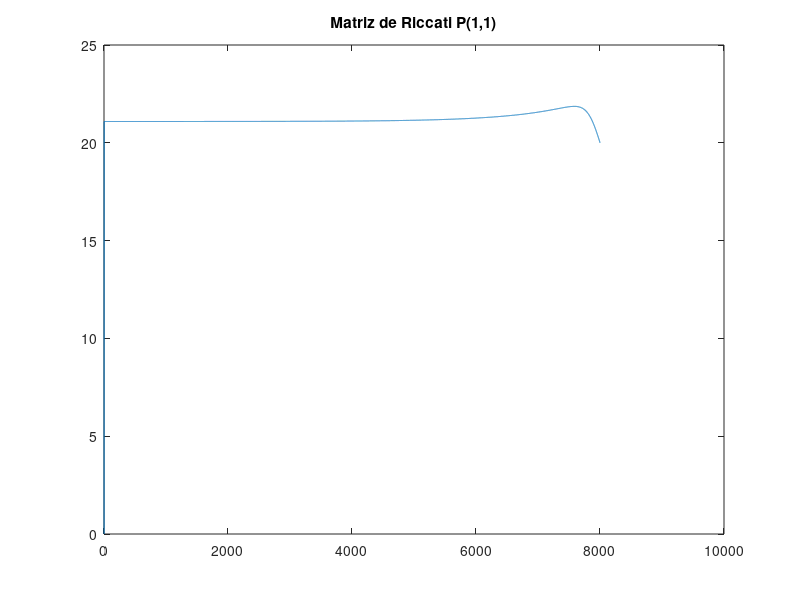

Reproduce this figure in MATLAB. (Note: this script raises an error after producing the figure.)
% Este programa aplica control optimal a un
% sistema de tiempo discreto. Se resuelve la
% ecuacion de Riccati iterativamente.

clear;
clc;
close all;

A = [ 0  1
      0  0];      % Sistema tipo integrador
  
B = [ 0
      4 ];

Q = [ 20  0
      0   20 ];
      
R = [ 1 ];
      
Pn = Q;

ti = 0;    tf = 4;   dt = 0.0005; 
t = ti:dt:tf;    t = t';
nt = length(t);

P(:,:,nt) = Pn;
k = nt;
for tt = tf:-dt:(ti+dt)
    Pk = P(:,:,k);
    Pp = -A'*Pk - Pk*A + Pk*B*inv(R)*B'*Pk - Q;
    P(:,:,k-1) = Pk - dt*Pp;
    P11(k,1) = P(1,1,k);   
    k = k - 1;
end

figure(1);
plot(P11);
title('Matriz de Riccati P(1,1)');
Pric = are(A,B*inv(R)*B',Q);

xini = [ 3
         1 ];
     
xast = [ 0
         0 ];
      
x =  xini;

[Ak,Bk] = c2d(A,B,dt);

k = 1;
for tt = ti:dt:tf
   x1(k,1) = x(1,1);
   x2(k,1) = x(2,1);
   Pk = P(:,:,k);  
   u(k,1) = -inv(R)*B'*Pk*(x-xast);
   x = Ak*x + Bk*u(k,1);  
   k = k + 1;
end

x =  xini;
P1 = P(:,:,1);
K = inv(R)*B'*P1;
k = 1;
for tt = ti:dt:tf
   x1p(k,1) = x(1,1);
   x2p(k,1) = x(2,1);
   up(k,1) = -K*(x-xast);
   x = Ak*x + Bk*up(k,1);  
   k = k + 1;
end
figure(2);
subplot(3,1,1);
plot(t,x1,'-r',t,x1p,'--b');
ylabel('x1');
subplot(3,1,2);
plot(t,x2,'-r',t,x2p,'--b');
ylabel('x2');
subplot(3,1,3);
plot(t,u,'-r',t,up,'--b');
ylabel('u');
xlabel('Tiempo');
k = 1;
for tt = ti:dt:tf
   xx  = [ x1(k,1)
           x2(k,1) ];
   xx1 = A*xx + B*u(k,1); 
   Pk = P(:,:,k); 
   H(k,1) = 0.5*xx'*Q*xx + 0.5*u(k,1)*R*u(k,1) + xx'*Pk*xx1;
   k = k + 1;
end

figure(3);
plot(t,H);
title('Hamiltonian');
xlabel('Tiempo [seg]');
